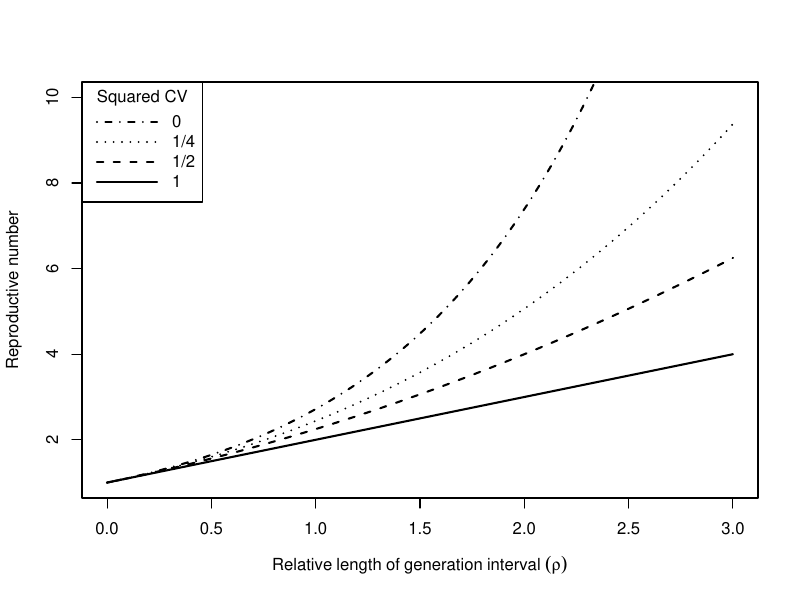

Reproduce this figure in R.
source("euler.R")

rho <- seq(0, 3, length.out=101)

pdf("genExp.pdf", width=8, heigh=6)
plot(
	NA
	, xlim=c(0, max(rho))
	, ylim=c(1,10)
	, xlab=expression(Relative~length~of~generation~interval~(rho))
	, ylab="Reproductive number"
)


lines(rho, GammaCurve(1, rho), lwd=2)
lines(rho, GammaCurve(1/2, rho), lty=2, lwd=2)
lines(rho, GammaCurve(1/4, rho), lty=3, lwd=2)
lines(rho, GammaCurve(0, rho), lty=4, lwd=2)

legend(
	"topleft"
	, legend=c("0", "1/4", "1/2", "1")
	, lty=4:1
	, title="Squared CV"
	, lwd=2
	, seg.len=4
)
dev.off()
